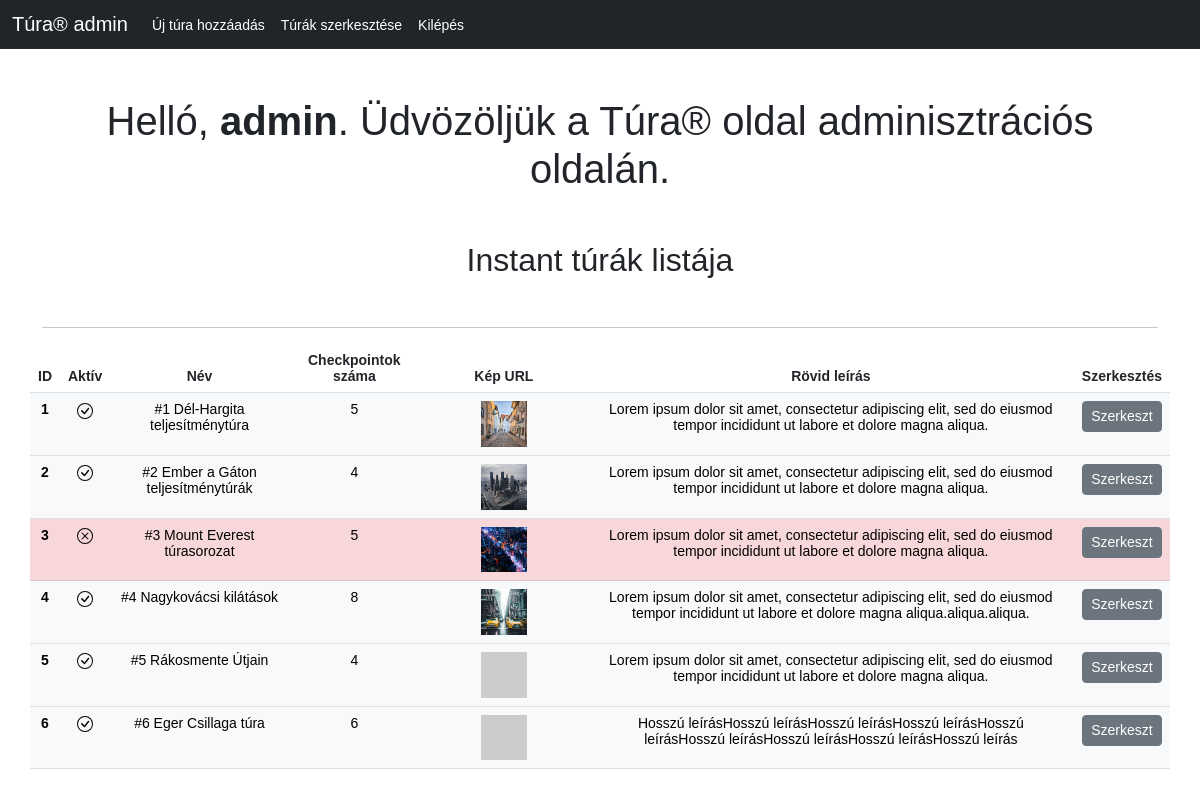
The app's page /admin/admintrips.php (signed in) with its own data.
### tables this page shows
CREATE TABLE `trips` (
  `trip_id` int(11) NOT NULL AUTO_INCREMENT,
  `trip_active` tinyint(1) DEFAULT NULL,
  `trip_name` varchar(50) NOT NULL,
  `trip_checkpoints` int(11) NOT NULL,
  `trip_pic` varchar(80) NOT NULL,
  `trip_shortdesc` varchar(256) NOT NULL,
  `trip_longdesc` varchar(1024) NOT NULL,
  `created_at` datetime DEFAULT current_timestamp(),
  PRIMARY KEY (`trip_id`)
);

### admin/edit-cards.php (the view, shortened to what this page needs)
<?php
$connection = mysqli_connect(DB_SERVER, DB_USERNAME, DB_PASSWORD, DB_NAME);
$result = mysqli_query($connection, 'SELECT * from trips');
while ($trips =  mysqli_fetch_assoc($result)) {?>
  <tbody>
    <?php print ($trips["trip_active"]) ? "<tr class=\"table-light\">" : "<tr class=\"table-danger\">"; ?>
      <th scope="row"><?php print($trips["trip_id"]);?></th>
      <td>
      </td>
      <td><?php print($trips["trip_name"]);?></td>
      <td><?php print($trips["trip_checkpoints"]);?></td>
      <td><img src="<?php print($trips["trip_pic"]);?>" width="30%"></td>
      <td><?php print($trips["trip_shortdesc"]);?></td>
      <td>
        <a href="edit-trip.php?id=<?php print($trips["trip_id"]);?>" class="btn btn-secondary btn-sm" tabindex="-1" role="button" aria-disabled="true">Szerkeszt</a>
      </td>
    </tr>
  </tbody>
<?php }

### admin/admintrips.php (style rules this page uses)
body { font: 14px sans-serif; text-align: center; }

### records on screen
trips: trip_id "1", trip_active 1 (drawn), trip_name "#1 Dél-Hargita teljesítménytúra", trip_checkpoints "5", trip_pic (placeholder picture), trip_shortdesc "Lorem ipsum dolor sit amet, consectetur adipiscing elit, sed do eiusmod tempor incididunt ut labore et dolore magna aliqua."
trips: trip_id "2", trip_active 1 (drawn), trip_name "#2 Ember a Gáton teljesítménytúrák", trip_checkpoints "4", trip_pic (placeholder picture), trip_shortdesc "Lorem ipsum dolor sit amet, consectetur adipiscing elit, sed do eiusmod tempor incididunt ut labore et dolore magna aliqua."
trips: trip_id "3", trip_active 0 (drawn), trip_name "#3 Mount Everest túrasorozat", trip_checkpoints "5", trip_pic (placeholder picture), trip_shortdesc "Lorem ipsum dolor sit amet, consectetur adipiscing elit, sed do eiusmod tempor incididunt ut labore et dolore magna aliqua."
trips: trip_id "4", trip_active 1 (drawn), trip_name "#4 Nagykovácsi kilátások", trip_checkpoints "8", trip_pic (placeholder picture), trip_shortdesc "Lorem ipsum dolor sit amet, consectetur adipiscing elit, sed do eiusmod tempor incididunt ut labore et dolore magna aliqua.aliqua.aliqua."
trips: trip_id "5", trip_active 1 (drawn), trip_name "#5 Rákosmente Útjain", trip_checkpoints "4", trip_shortdesc "Lorem ipsum dolor sit amet, consectetur adipiscing elit, sed do eiusmod tempor incididunt ut labore et dolore magna aliqua."
trips: trip_id "6", trip_active 1 (drawn), trip_name "#6 Eger Csillaga túra", trip_checkpoints "6", trip_shortdesc "Hosszú leírásHosszú leírásHosszú leírásHosszú leírásHosszú leírásHosszú leírásHosszú leírásHosszú leírásHosszú leírás"

### other values on screen
$_SESSION["username"] "admin"
